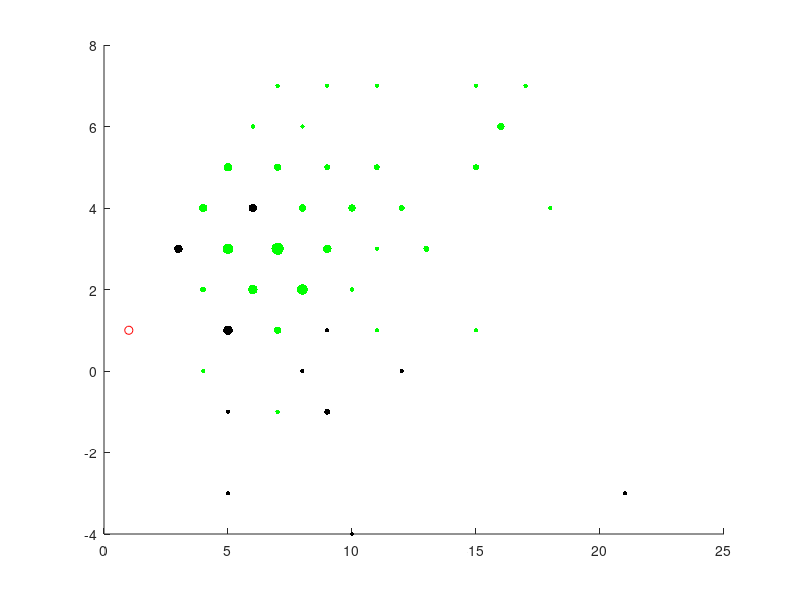

Write MATLAB code to recreate this figure. (Note: this script raises an error after producing the figure.)
clear
%% user input

P=1;%1 for PATIENTS, 0 for CONTROLS

% %should figured be displayed?

fig=1;%recreates individual plots like in Leimbach 2018, JoCN
sumfig=1;%group level plots

%% load data
if P==1
    load('behavioural_data.mat');new_RT_cutoff=207;%PATIENTS - these cutoffs were established by looking for very fast RTs and by relating the choice to the last stimulus presented (see: line 272)
else
    load('behavioural_data_controls.mat');new_RT_cutoff=234;%CONTROLS
end
%%

summary_dump1=[];summary_dump2=[];summary_dump3=[];summary_dump4=[];summary_dump5=[];summary_dump6=[];summary_dump7=[];summary_dump8=[];summary_dump9=[];summary_dump10=[];
summary_dump_bayes=[];

for s=1:size(behav,2)
    
    for i=1:size(behav{s}.session,2)

        for n=1:size(behav{s}.session(i).stimuli,2)
        
            A(n)=sum(behav{s}.session(i).stimuli{n}==1);
            B(n)=sum(behav{s}.session(i).stimuli{n}==2);
            
            C(n)=behav{s}.session(i).choice(n);
            
            %convert to choice vs alternative (from L/R)
            if C(n)==1
                CHOICE(n)=A(n)-B(n);
                ALT(n)=B(n);
                ALLSTIM(n)=A(n)+B(n);
            else
                CHOICE(n)=B(n)-A(n);
                ALT(n)=A(n);
                ALLSTIM(n)=A(n)+B(n);
            end
          
            
            if behav{s}.session(i).choice(n)==behav{s}.session(i).stimuli{n}(end)
                prob_choice_laststim(n)=1;
            else
                prob_choice_laststim(n)=0;
            end
            
            if behav{s}.session(i).choice(n)==behav{s}.session(i).stimuli{n}(1)
                choice_match1stim(n)=1;
            else
                choice_match1stim(n)=0;
            end
            if size(behav{s}.session(i).stimuli{n},2)>1
                if behav{s}.session(i).choice(n)==behav{s}.session(i).stimuli{n}(2)
                    choice_match2stim(n)=1;
                else
                    choice_match2stim(n)=0;
                end
            else
                choice_match2stim(n)=nan;
            end
            if size(behav{s}.session(i).stimuli{n},2)>2
                
                if behav{s}.session(i).choice(n)==behav{s}.session(i).stimuli{n}(3)
                    choice_match3stim(n)=1;
                else
                    choice_match3stim(n)=0;
                end
            else
                choice_match3stim(n)=nan;
            end
            if size(behav{s}.session(i).stimuli{n},2)>3
                
                if behav{s}.session(i).choice(n)==behav{s}.session(i).stimuli{n}(4)
                    choice_match4stim(n)=1;
                else
                    choice_match4stim(n)=0;
                end
            else
                choice_match4stim(n)=nan;
            end
            if size(behav{s}.session(i).stimuli{n},2)>4
                
                if behav{s}.session(i).choice(n)==behav{s}.session(i).stimuli{n}(5)
                    choice_match5stim(n)=1;
                else
                    choice_match5stim(n)=0;
                end
            else
                choice_match5stim(n)=nan;
            end
            
            
        end
   
        [bA, mA, nA] = unique(CHOICE);
%         [bB, mB, nB] = unique(ALT);
        [bB, mB, nB] = unique(ALLSTIM);
        counter = accumarray([nA(:), nB(:)],1);
        
        %make a matrix with occurances for scatter size
        counterT=[counter;bB];
        counterT=[counterT cat(2,bA,999)'];
      
        if fig
        figure;set(gcf,'color','w');
        for n=1:size(behav{s}.session(i).stimuli,2)
            
            if behav{s}.session(i).acc(n)==1; c=[0 1 0];else 
                c=[0 0 0];
            end
            
            temp=find(counterT(:,end)==CHOICE(n));
            temp2=find(counterT(end,:)==ALLSTIM(n));
       
            scatter(ALLSTIM(n),CHOICE(n),counter(temp,temp2)*10,c,'filled')
            hold on
            
        end
        errorbar(mean(ALLSTIM),mean(CHOICE),std(CHOICE),std(CHOICE),std(ALLSTIM),std(ALLSTIM),'or','CapSize',0);
        xlabel('# Stimuli seen', 'FontSize',15);ylabel('Evidence for Chosen', 'FontSize',15);set(gca,'FontSize',15);%xlim([1,x]);ylim([1,x]);
        title([wanted{s},' session ',num2str(i)]);
        end
        

% % get RTs based on elapsed time and decide if 'last' stimulus really last or t-1
        if P==1 && s==1 && i==2
            behav{s}.session(i).newRTs = behav{s}.session(i).RT - (behav{s}.session(i).stimnum -1)*1000;
        else
            behav{s}.session(i).newRTs = behav{s}.session(i).RT - (behav{s}.session(i).stimnum -1)*800;
        end
        behav{s}.session(i).last(behav{s}.session(i).newRTs <= 0) = -1;
        behav{s}.session(i).last(behav{s}.session(i).newRTs > 0) = 1;
     
        
% % match LFP analysis - same vs different analysis
        for n=1:size(behav{s}.session(i).stimuli,2)
                      
            stimuli= behav{s}.session(i).stimuli{n};if length(stimuli)==1;continue;else;end
            choice= behav{s}.session(i).choice(n);
            
            [evidence_chosen, evidence_left, evidence_current, evidence_absolute, current_left, same, agree, evidence_total] = trial_predictors_stim_by_choice (stimuli, choice);
     
            end_same(n)=stimuli(end)==stimuli(end-1);
            end_evidence_for_chosen(n)=evidence_chosen(end);
            end_sum_same(n)=sum(same==1);%#of same pairs in sequence
            end_same_ratio(n)=sum(same==1)/behav{s}.session(i).stimnum(n);%#of same pairs in sequence compared to whole
            
            acc(n)=behav{s}.session(i).acc(n);
            RT(n)=behav{s}.session(i).newRTs(n);
            stimnum(n)=behav{s}.session(i).stimnum(n);
            
            bayes_given_stim=mean(stimuli); %what a bayesian agent would do given the stimuli sampled
            if bayes_given_stim == 1.5
                bayes_given_stim = datasample([1,2],1,'Replace',true);
            else
                bayes_given_stim =round(mean(stimuli));
            end
            if bayes_given_stim == choice
                acc_bayes(n)=acc(n);
            elseif bayes_given_stim ~= choice && acc(n)==0
                acc_bayes(n)=1;
            elseif bayes_given_stim ~= choice && acc(n)==1
                acc_bayes(n)=0;
            end
        end
        
    
% %output into summary and also dump everything  into trialwise summary   
        summary(s,i,1) = nanmean(behav{s}.session(i).stimnum);
        summary(s,i,2) = nanstd(behav{s}.session(i).stimnum);
        summary(s,i,3) = nanmean(behav{s}.session(i).acc);     
        summary(s,i,4) = nanmean(behav{s}.session(i).newRTs);     
        summary(s,i,5) = nanstd(behav{s}.session(i).newRTs); 
        summary(s,i,6) = ttest(behav{s}.session(i).acc,0.5);  
  
% % remove very fast RTs
        RT_excl=find(RT<=new_RT_cutoff);RT(RT_excl)=[];end_same_RT=end_same;end_same_RT(RT_excl)=[];
        summary(s,i,17)=size(RT_excl,2);
        
        summary(s,i,7)=nanmean(RT(end_same_RT==0));summary(s,i,8)=nanmean(RT(end_same_RT==1));%RT x whether end is on 'same'
        
        summary(s,i,9)=nanmean(acc(end_same==0));summary(s,i,10)=nanmean(acc(end_same==1));%ACC x whether end is on 'same'
        summary(s,i,11)=nanmean(stimnum(end_same==0));summary(s,i,12)=nanmean(stimnum(end_same==1));%stimnum x whether end is on 'same'
        summary(s,i,13)=nanmean(end_same);
        
        summary(s,i,14)=nanmean(end_sum_same);
        summary(s,i,15)=nanmean(end_same_ratio);
        summary(s,i,16)=nanmean(end_evidence_for_chosen);
        
        summary(s,i,18)=size(behav{s}.session(i).stimuli,2);
        
        summary(s,i,19)=nanmean(acc_bayes);
        
        summary_RT_trlwise{s,i,1}=RT(end_same_RT==1);
        summary_RT_trlwise{s,i,2}=RT(end_same_RT==0);
        summary_RT_trlwise{s,i,3}=RT;
        summary_RT_trlwise{s,i,4}=RT_excl;
        
        stinum_excl=stimnum;stinum_excl(RT_excl)=[];
        summary_stimnum_trlwise{s,i,1}=stinum_excl;

        
        summary_dump1 = [summary_dump1, behav{s}.session(i).newRTs]; 
        summary_dump2 = [summary_dump2, behav{s}.session(i).stimnum]; 
        summary_dump3 = [summary_dump3, end_same]; 
        summary_dump4 = [summary_dump4, prob_choice_laststim];
        summary_dump5 = [summary_dump5, choice_match1stim];
        summary_dump6 = [summary_dump6, choice_match2stim];
        summary_dump7 = [summary_dump7, choice_match3stim];
        summary_dump8 = [summary_dump8, choice_match4stim];
        summary_dump9 = [summary_dump9, choice_match5stim];
        summary_dump10 = [summary_dump10, ones(1,size(choice_match5stim,2))*s];
        summary_dump_bayes = [summary_dump_bayes, acc_bayes];
        clearvars -except summary* s i behav *fig* wanted new_RT_cutoff P
        
    end
    
end
%remove those without 2ndsession (1 session is 100 trials) 
summary(summary==0)=nan;

%get trialnums
summarytrlnum=nansum(cat(2,summary(:,1,18),summary(:,2,18)),2);

%avg over sessions
summary=squeeze(nanmean(summary(:,:,1:19),2));

%remove s6/7 as at chance performance (summary column 6 is ttest of accuracy)
if P==1
summary([6,7],:)=[];
summarytrlnum([6,7])=[];
end

%% plots

bins=30;figure;set(gcf,'color','w');hist(summary_dump1,bins);
[X,Y,B]=histcounts(summary_dump1,bins);[X2,Y2,B2]=histcounts(summary_dump2,bins);
for i=1:bins
    probchoice_RTbins(i)=mean(summary_dump4(B==i));
    probchoice_RTbins_sem(i)=std(summary_dump4(B==i))/sqrt(sum(B==i));
    probchoice_Sbins(i)=mean(summary_dump4(B2==i));
    probchoice_Sbins_sem(i)=std(summary_dump4(B2==i))/sqrt(sum(B2==i));
end
figure;set(gcf,'color','w');barwitherr(probchoice_RTbins_sem,probchoice_RTbins);
ylabel('probability choice == last stim', 'FontSize',15);xlabel('RT bins', 'FontSize',15);set(gca,'FontSize',15);
short_RTs=summary_dump1(B==1|B==2|B==3|B==4);new_RT_cutoff=max(short_RTs);

figure;set(gcf,'color','w');barwitherr(probchoice_Sbins_sem,probchoice_Sbins);
ylabel('probability choice == last stim', 'FontSize',15);xlabel('Stim# bins', 'FontSize',15);set(gca,'FontSize',15);


if sumfig
%accuracy by session and average number of stimuli before choice
figure;set(gcf,'color','w');
BAR=bar(summary(:,3),'k');%BAR(1).FaceColor=[0 0 0];BAR(2).FaceColor=[0.5 0.5 0.5];
ylabel('accuracy', 'FontSize',15);xlabel('subjects', 'FontSize',15);set(gca,'FontSize',15);
hold on;plot(xlim,[0.5 0.5],'r');

figure;set(gcf,'color','w');
B2=barwitherr(summary(:,2),summary(:,1),'k');%B2(1).FaceColor=[0 0 0];B2(2).FaceColor=[0.5 0.5 0.5];
ylabel('number of stimuli before choice', 'FontSize',15);xlabel('subjects', 'FontSize',15);set(gca,'FontSize',15);

figure;set(gcf,'color','w');
B3=barwitherr(summary(:,5),summary(:,4),'k');%B3(1).FaceColor=[0 0 0];B3(2).FaceColor=[0.5 0.5 0.5];
ylabel('RT (ms)', 'FontSize',15);xlabel('subjects', 'FontSize',15);set(gca,'FontSize',15);


figure;set(gcf,'color','w');
B3=barwitherr(cat(2,std(nanmean(summary(:,8),2))/sqrt(s),std(nanmean(summary(:,7),2))/sqrt(s)),cat(2,mean(nanmean(summary(:,8),2)),mean(nanmean(summary(:,7),2))),'k');
ylabel('RT (ms) end same or different', 'FontSize',15);xlabel('last pair of stimuli', 'FontSize',15);xticklabels({'same','different'}); set(gca,'FontSize',15);

figure;set(gcf,'color','w');
B3=barwitherr(cat(2,std(nanmean(summary(:,10),2))/sqrt(s),std(nanmean(summary(:,9),2))/sqrt(s)),cat(2,mean(nanmean(summary(:,10),2)),mean(nanmean(summary(:,9),2))),'k');
% B3(1).FaceColor=[0 0 0];B3(2).FaceColor=[0.5 0.5 0.5];
ylabel('ACC end same or different', 'FontSize',15);xlabel('last pair of stimuli', 'FontSize',15);xticklabels({'same','different'}); set(gca,'FontSize',15);


figure;set(gcf,'color','w');
scatter(summary(:,14),summary(:,4),'k');% B3(1).FaceColor=[0 0 0];B3(2).FaceColor=[0.5 0.5 0.5];
xlabel('sum of ''same'' pairs in sequence', 'FontSize',15);ylabel('RT', 'FontSize',15);set(gca,'FontSize',15);set(gca,'FontSize',15);

figure;set(gcf,'color','w');
scatter(summary(:,15),summary(:,4),'k');
% B3(1).FaceColor=[0 0 0];B3(2).FaceColor=[0.5 0.5 0.5];
xlabel('ratio of ''same'' in whole sequence', 'FontSize',15);ylabel('RT', 'FontSize',15);set(gca,'FontSize',15);set(gca,'FontSize',15);

figure;set(gcf,'color','w');
scatter(summary(:,16),summary(:,4),'k');
% B3(1).FaceColor=[0 0 0];B3(2).FaceColor=[0.5 0.5 0.5];
xlabel('evidence for chosen at end', 'FontSize',15);ylabel('RT', 'FontSize',15);set(gca,'FontSize',15);

figure;set(gcf,'color','w');
scatter(summary(:,13),summary(:,4),'k');
% B3(1).FaceColor=[0 0 0];B3(2).FaceColor=[0.5 0.5 0.5];
xlabel('ratio of responses after ''same'' pair at end', 'FontSize',15);ylabel('RT', 'FontSize',15);set(gca,'FontSize',15);set(gca,'FontSize',15);

figure;set(gcf,'color','w');
B2=bar(summary(:,13),'k');%B2(1).FaceColor=[0 0 0];B2(2).FaceColor=[0.5 0.5 0.5];
ylabel('ratio of responses after ''same'' pair at end', 'FontSize',15);xlabel('subjects', 'FontSize',15);set(gca,'FontSize',15);
hold on;plot(xlim,[0.58 0.58],'r');
% figure;set(gcf,'color','w');
% B4=bar(summary(:,:,5));B4(1).FaceColor=[0 0 0];B4(2).FaceColor=[0.5 0.5 0.5];
% ylabel('IES score', 'FontSize',15);xlabel('subjects', 'FontSize',15);set(gca,'FontSize',15);
end
